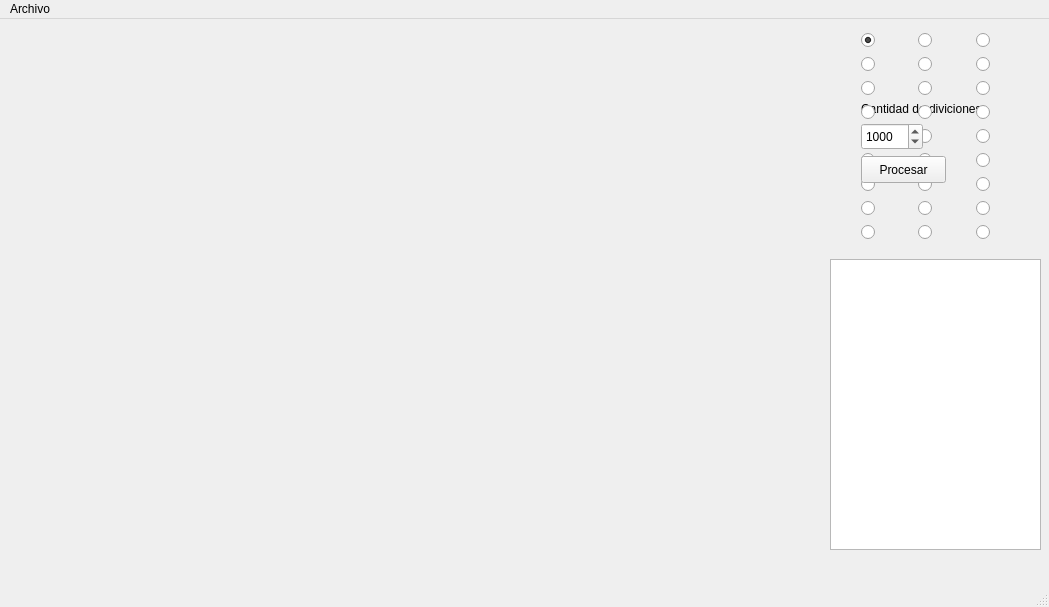
<?xml version="1.0" encoding="UTF-8"?>
<ui version="4.0">
 <class>MapEditor</class>
 <widget class="QMainWindow" name="MapEditor">
  <property name="geometry">
   <rect>
    <x>0</x>
    <y>0</y>
    <width>1049</width>
    <height>607</height>
   </rect>
  </property>
  <property name="windowTitle">
   <string>MapEditor</string>
  </property>
  <widget class="QWidget" name="centralWidget">
   <widget class="MyLabel" name="ImageShow">
    <property name="geometry">
     <rect>
      <x>20</x>
      <y>20</y>
      <width>811</width>
      <height>571</height>
     </rect>
    </property>
    <property name="text">
     <string/>
    </property>
   </widget>
   <widget class="QDoubleSpinBox" name="CantDiv">
    <property name="geometry">
     <rect>
      <x>861</x>
      <y>104</y>
      <width>62</width>
      <height>27</height>
     </rect>
    </property>
    <property name="decimals">
     <number>0</number>
    </property>
    <property name="minimum">
     <double>1.000000000000000</double>
    </property>
    <property name="maximum">
     <double>5000.000000000000000</double>
    </property>
    <property name="value">
     <double>1000.000000000000000</double>
    </property>
   </widget>
   <widget class="QLabel" name="label">
    <property name="geometry">
     <rect>
      <x>861</x>
      <y>81</y>
      <width>151</width>
      <height>17</height>
     </rect>
    </property>
    <property name="text">
     <string>Cantidad de diviciones</string>
    </property>
   </widget>
   <widget class="QPushButton" name="Siguiente">
    <property name="geometry">
     <rect>
      <x>850</x>
      <y>450</y>
      <width>141</width>
      <height>71</height>
     </rect>
    </property>
    <property name="text">
     <string>Siguiente</string>
    </property>
   </widget>
   <widget class="QTableView" name="tableView">
    <property name="geometry">
     <rect>
      <x>830</x>
      <y>240</y>
      <width>211</width>
      <height>291</height>
     </rect>
    </property>
    <attribute name="horizontalHeaderVisible">
     <bool>false</bool>
    </attribute>
    <attribute name="horizontalHeaderDefaultSectionSize">
     <number>69</number>
    </attribute>
    <attribute name="horizontalHeaderHighlightSections">
     <bool>false</bool>
    </attribute>
    <attribute name="verticalHeaderVisible">
     <bool>false</bool>
    </attribute>
    <attribute name="verticalHeaderDefaultSectionSize">
     <number>32</number>
    </attribute>
    <attribute name="verticalHeaderHighlightSections">
     <bool>false</bool>
    </attribute>
   </widget>
   <widget class="QWidget" name="layoutWidget">
    <property name="geometry">
     <rect>
      <x>850</x>
      <y>0</y>
      <width>188</width>
      <height>243</height>
     </rect>
    </property>
    <layout class="QGridLayout" name="gridLayout">
     <item row="0" column="1">
      <widget class="QRadioButton" name="radioButton01">
       <property name="contextMenuPolicy">
        <enum>Qt::DefaultContextMenu</enum>
       </property>
       <property name="text">
        <string/>
       </property>
       <property name="icon">
        <iconset>
         <normaloff>../images/Paleta 2/image000.jpg</normaloff>../images/Paleta 2/image000.jpg</iconset>
       </property>
       <property name="checked">
        <bool>true</bool>
       </property>
      </widget>
     </item>
     <item row="0" column="2">
      <widget class="QRadioButton" name="radioButton10">
       <property name="text">
        <string/>
       </property>
       <property name="icon">
        <iconset>
         <normaloff>../images/Paleta 2/image100.jpg</normaloff>../images/Paleta 2/image100.jpg</iconset>
       </property>
      </widget>
     </item>
     <item row="0" column="3">
      <widget class="QRadioButton" name="radioButton19">
       <property name="text">
        <string/>
       </property>
       <property name="icon">
        <iconset>
         <normaloff>../images/Paleta 2/image200.jpg</normaloff>../images/Paleta 2/image200.jpg</iconset>
       </property>
      </widget>
     </item>
     <item row="1" column="1">
      <widget class="QRadioButton" name="radioButton02">
       <property name="text">
        <string/>
       </property>
       <property name="icon">
        <iconset>
         <normaloff>../images/Paleta 2/image001.jpg</normaloff>../images/Paleta 2/image001.jpg</iconset>
       </property>
      </widget>
     </item>
     <item row="1" column="2">
      <widget class="QRadioButton" name="radioButton11">
       <property name="text">
        <string/>
       </property>
       <property name="icon">
        <iconset>
         <normaloff>../images/Paleta 2/image101.jpg</normaloff>../images/Paleta 2/image101.jpg</iconset>
       </property>
      </widget>
     </item>
     <item row="1" column="3">
      <widget class="QRadioButton" name="radioButton20">
       <property name="text">
        <string/>
       </property>
       <property name="icon">
        <iconset>
         <normaloff>../images/Paleta 2/image201.jpg</normaloff>../images/Paleta 2/image201.jpg</iconset>
       </property>
      </widget>
     </item>
     <item row="2" column="1">
      <widget class="QRadioButton" name="radioButton03">
       <property name="text">
        <string/>
       </property>
       <property name="icon">
        <iconset>
         <normaloff>../images/Paleta 2/image002.jpg</normaloff>../images/Paleta 2/image002.jpg</iconset>
       </property>
      </widget>
     </item>
     <item row="2" column="2">
      <widget class="QRadioButton" name="radioButton12">
       <property name="text">
        <string/>
       </property>
       <property name="icon">
        <iconset>
         <normaloff>../images/Paleta 2/image102.jpg</normaloff>../images/Paleta 2/image102.jpg</iconset>
       </property>
      </widget>
     </item>
     <item row="2" column="3">
      <widget class="QRadioButton" name="radioButton21">
       <property name="text">
        <string/>
       </property>
       <property name="icon">
        <iconset>
         <normaloff>../images/Paleta 2/image202.jpg</normaloff>../images/Paleta 2/image202.jpg</iconset>
       </property>
      </widget>
     </item>
     <item row="3" column="1">
      <widget class="QRadioButton" name="radioButton04">
       <property name="text">
        <string/>
       </property>
       <property name="icon">
        <iconset>
         <normaloff>../images/Paleta 2/image010.jpg</normaloff>../images/Paleta 2/image010.jpg</iconset>
       </property>
      </widget>
     </item>
     <item row="4" column="1">
      <widget class="QRadioButton" name="radioButton05">
       <property name="text">
        <string/>
       </property>
       <property name="icon">
        <iconset>
         <normaloff>../images/Paleta 2/image011.jpg</normaloff>../images/Paleta 2/image011.jpg</iconset>
       </property>
      </widget>
     </item>
     <item row="5" column="1">
      <widget class="QRadioButton" name="radioButton06">
       <property name="text">
        <string/>
       </property>
       <property name="icon">
        <iconset>
         <normaloff>../images/Paleta 2/image012.jpg</normaloff>../images/Paleta 2/image012.jpg</iconset>
       </property>
      </widget>
     </item>
     <item row="6" column="1">
      <widget class="QRadioButton" name="radioButton07">
       <property name="text">
        <string/>
       </property>
       <property name="icon">
        <iconset>
         <normaloff>../images/Paleta 2/image020.jpg</normaloff>../images/Paleta 2/image020.jpg</iconset>
       </property>
      </widget>
     </item>
     <item row="6" column="2">
      <widget class="QRadioButton" name="radioButton16">
       <property name="text">
        <string/>
       </property>
       <property name="icon">
        <iconset>
         <normaloff>../images/Paleta 2/image120.jpg</normaloff>../images/Paleta 2/image120.jpg</iconset>
       </property>
      </widget>
     </item>
     <item row="6" column="3">
      <widget class="QRadioButton" name="radioButton25">
       <property name="text">
        <string/>
       </property>
       <property name="icon">
        <iconset>
         <normaloff>../images/Paleta 2/image220.jpg</normaloff>../images/Paleta 2/image220.jpg</iconset>
       </property>
      </widget>
     </item>
     <item row="7" column="1">
      <widget class="QRadioButton" name="radioButton08">
       <property name="text">
        <string/>
       </property>
       <property name="icon">
        <iconset>
         <normaloff>../images/Paleta 2/image021.jpg</normaloff>../images/Paleta 2/image021.jpg</iconset>
       </property>
      </widget>
     </item>
     <item row="7" column="2">
      <widget class="QRadioButton" name="radioButton17">
       <property name="text">
        <string/>
       </property>
       <property name="icon">
        <iconset>
         <normaloff>../images/Paleta 2/image121.jpg</normaloff>../images/Paleta 2/image121.jpg</iconset>
       </property>
      </widget>
     </item>
     <item row="7" column="3">
      <widget class="QRadioButton" name="radioButton26">
       <property name="text">
        <string/>
       </property>
       <property name="icon">
        <iconset>
         <normaloff>../images/Paleta 2/image221.jpg</normaloff>../images/Paleta 2/image221.jpg</iconset>
       </property>
      </widget>
     </item>
     <item row="8" column="1">
      <widget class="QRadioButton" name="radioButton09">
       <property name="text">
        <string/>
       </property>
       <property name="icon">
        <iconset>
         <normaloff>../images/Paleta 2/image022.jpg</normaloff>../images/Paleta 2/image022.jpg</iconset>
       </property>
      </widget>
     </item>
     <item row="8" column="2">
      <widget class="QRadioButton" name="radioButton18">
       <property name="text">
        <string/>
       </property>
       <property name="icon">
        <iconset>
         <normaloff>../images/Paleta 2/image122.jpg</normaloff>../images/Paleta 2/image122.jpg</iconset>
       </property>
      </widget>
     </item>
     <item row="8" column="3">
      <widget class="QRadioButton" name="radioButton27">
       <property name="text">
        <string/>
       </property>
       <property name="icon">
        <iconset>
         <normaloff>../images/Paleta 2/image222.jpg</normaloff>../images/Paleta 2/image222.jpg</iconset>
       </property>
      </widget>
     </item>
     <item row="3" column="2">
      <widget class="QRadioButton" name="radioButton13">
       <property name="text">
        <string/>
       </property>
       <property name="icon">
        <iconset>
         <normaloff>../images/Paleta 2/image110.jpg</normaloff>../images/Paleta 2/image110.jpg</iconset>
       </property>
      </widget>
     </item>
     <item row="4" column="2">
      <widget class="QRadioButton" name="radioButton14">
       <property name="text">
        <string/>
       </property>
       <property name="icon">
        <iconset>
         <normaloff>../images/Paleta 2/image111.jpg</normaloff>../images/Paleta 2/image111.jpg</iconset>
       </property>
      </widget>
     </item>
     <item row="5" column="2">
      <widget class="QRadioButton" name="radioButton15">
       <property name="text">
        <string/>
       </property>
       <property name="icon">
        <iconset>
         <normaloff>../images/Paleta 2/image112.jpg</normaloff>../images/Paleta 2/image112.jpg</iconset>
       </property>
      </widget>
     </item>
     <item row="3" column="3">
      <widget class="QRadioButton" name="radioButton22">
       <property name="text">
        <string/>
       </property>
       <property name="icon">
        <iconset>
         <normaloff>../images/Paleta 2/image210.jpg</normaloff>../images/Paleta 2/image210.jpg</iconset>
       </property>
      </widget>
     </item>
     <item row="4" column="3">
      <widget class="QRadioButton" name="radioButton23">
       <property name="text">
        <string/>
       </property>
       <property name="icon">
        <iconset>
         <normaloff>../images/Paleta 2/image211.jpg</normaloff>../images/Paleta 2/image211.jpg</iconset>
       </property>
      </widget>
     </item>
     <item row="5" column="3">
      <widget class="QRadioButton" name="radioButton24">
       <property name="text">
        <string/>
       </property>
       <property name="icon">
        <iconset>
         <normaloff>../images/Paleta 2/image212.jpg</normaloff>../images/Paleta 2/image212.jpg</iconset>
       </property>
      </widget>
     </item>
    </layout>
   </widget>
   <widget class="QPushButton" name="Procesar">
    <property name="geometry">
     <rect>
      <x>861</x>
      <y>137</y>
      <width>85</width>
      <height>27</height>
     </rect>
    </property>
    <property name="text">
     <string>Procesar</string>
    </property>
   </widget>
   <zorder>ImageShow</zorder>
   <zorder>label</zorder>
   <zorder>Siguiente</zorder>
   <zorder>tableView</zorder>
   <zorder>layoutWidget</zorder>
   <zorder>Procesar</zorder>
   <zorder>CantDiv</zorder>
  </widget>
  <widget class="QMenuBar" name="menuBar">
   <property name="geometry">
    <rect>
     <x>0</x>
     <y>0</y>
     <width>1049</width>
     <height>25</height>
    </rect>
   </property>
   <widget class="QMenu" name="menuArchivo">
    <property name="geometry">
     <rect>
      <x>339</x>
      <y>82</y>
      <width>140</width>
      <height>115</height>
     </rect>
    </property>
    <property name="title">
     <string>Archivo</string>
    </property>
    <addaction name="actionAbrir"/>
    <addaction name="actionGuardar"/>
    <addaction name="actionSalir"/>
   </widget>
   <addaction name="menuArchivo"/>
  </widget>
  <widget class="QStatusBar" name="statusBar">
   <property name="enabled">
    <bool>true</bool>
   </property>
  </widget>
  <action name="actionAbrir">
   <property name="text">
    <string>Abrir</string>
   </property>
   <property name="shortcut">
    <string>Ctrl+O</string>
   </property>
  </action>
  <action name="actionGuardar">
   <property name="text">
    <string>Guardar</string>
   </property>
   <property name="shortcut">
    <string>Ctrl+S</string>
   </property>
  </action>
  <action name="actionSalir">
   <property name="text">
    <string>Salir</string>
   </property>
   <property name="shortcut">
    <string>Ctrl+X</string>
   </property>
  </action>
 </widget>
 <layoutdefault spacing="6" margin="11"/>
 <customwidgets>
  <customwidget>
   <class>MyLabel</class>
   <extends>QLabel</extends>
   <header location="global">mylabel.h</header>
   <slots>
    <signal>clicked()</signal>
   </slots>
  </customwidget>
 </customwidgets>
 <resources/>
 <connections/>
</ui>
